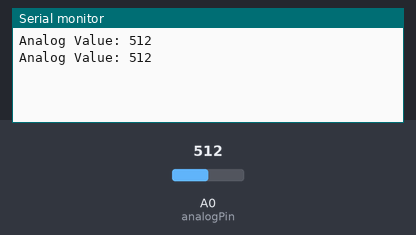
Bench run of a sketch on a simulated Arduino Uno, built with avr-gcc and run on an emulated ATmega328P. On the bench: the last lines printed to the serial monitor. The test bench sets the inputs (shaded band); at power-on: A0 (analogPin) = 512.

Above: at 1.8 s.
1.9 s: A0 (analogPin) set to 716
At 2.8 s:
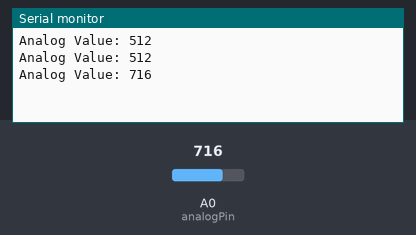
3.4 s: A0 (analogPin) set to 900
At 4.8 s:
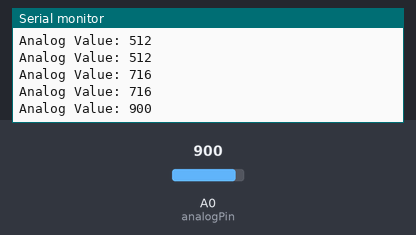
Timing chart, 0 to 6.4 s (numbered marks = the images above; inputs shaded):
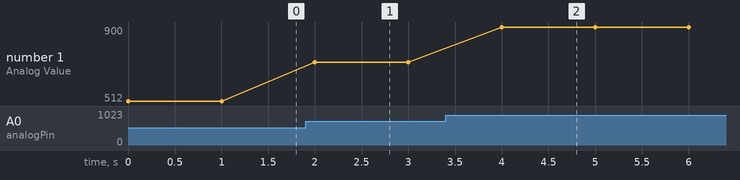

Measured:
- after the input at 1.9 s, the serial monitor: prints a new line after 0.10 s (image 1)
- after the input at 3.4 s, the serial monitor: prints a new line after 0.60 s (image 2)
- plotted number 1: 512 → 716 after the input at 1.9 s, 716 → 900 after the input at 3.4 s

The sketch:

Exp_3_Analog.ino
```cpp
// Define the analog pin connected to AO
const int analogPin = A0;

void setup() {
  // Initialize serial communication at 9600 baud
  Serial.begin(9600);
}

void loop() {
  // Read the analog value from the sensor
  int analogValue = analogRead(analogPin);

  // Print the analog value to the Serial Monitor
  Serial.print("Analog Value: ");
  Serial.println(analogValue);

  // Wait for 1 second before reading again
  delay(1000);
}
```
